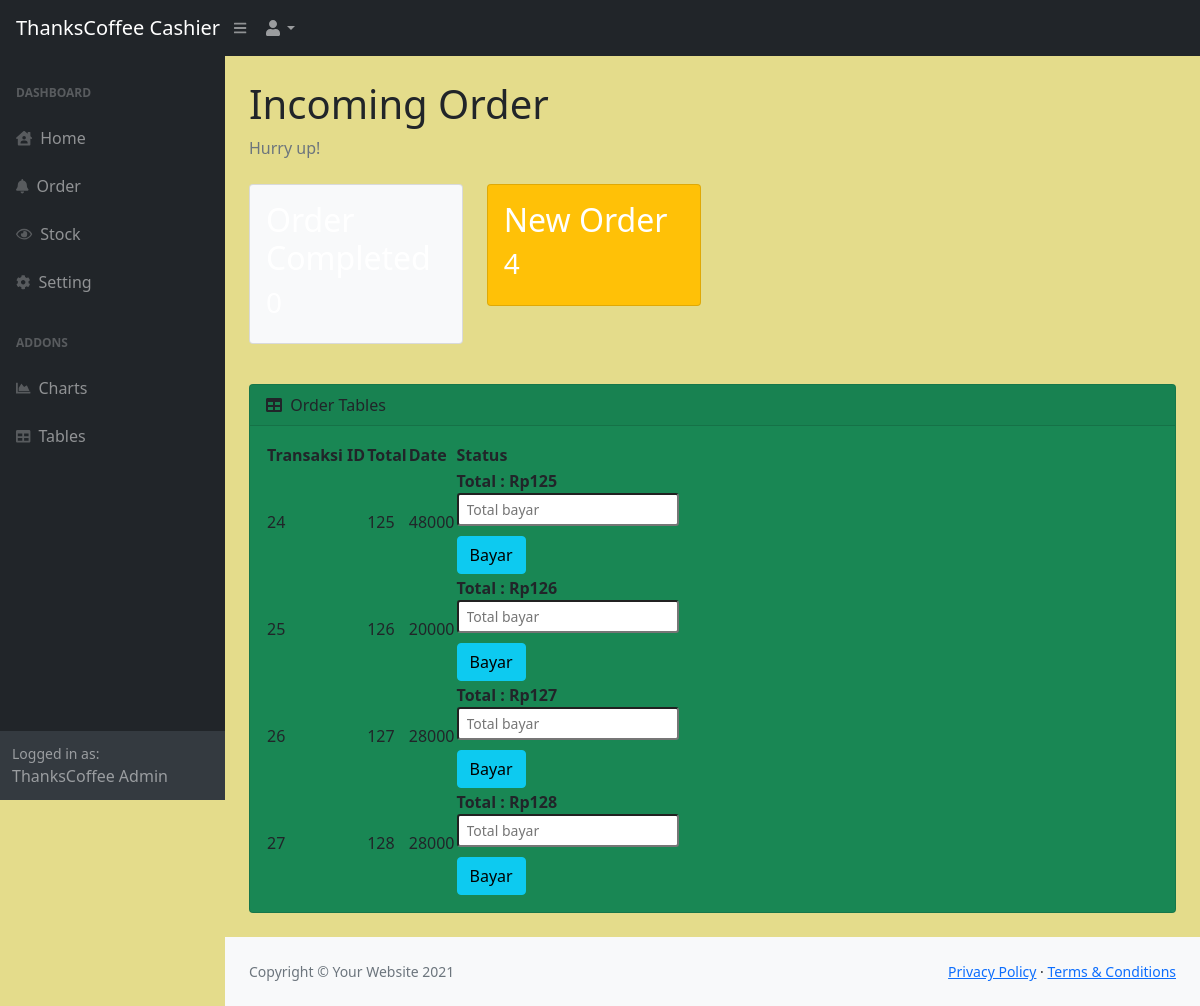
The app's page /admin/order.php with its own data.
### tables this page shows
CREATE TABLE `transaksi` (
  `id_transaksi` int(11) NOT NULL,
  `id_pelanggan` int(11) NOT NULL,
  `total` int(15) NOT NULL,
  `bayar` int(15) NOT NULL,
  `kembalian` int(15) NOT NULL,
  `status` int(1) NOT NULL
);

### admin/order.php (the view, shortened to what this page needs)
<?php
include '../db/koneksi.php';
?>
<!DOCTYPE html>
<html lang="en">
    <head>
        <link href="https://cdn.jsdelivr.net/npm/simple-datatables@latest/dist/style.css" rel="stylesheet" />
        <link href="css/styles.css" rel="stylesheet" />
    </head>
    <body class="sb-nav-fixed">
        <nav class="sb-topnav navbar navbar-expand navbar-dark bg-dark">
            <a class="navbar-brand ps-3" href="index.php">ThanksCoffee Cashier</a>
            <button class="btn btn-link btn-sm order-1 order-lg-0 me-4 me-lg-0" id="sidebarToggle" href="#!"><i class="fas fa-bars"></i></button>
            <ul class="navbar-nav ms-auto ms-md-0 me-3 me-lg-4">
                <li class="nav-item dropdown">
                    <a class="nav-link dropdown-toggle" id="navbarDropdown" href="#" role="button" data-bs-toggle="dropdown" aria-expanded="false"><i class="fas fa-user fa-fw"></i></a>
                </li>
            </ul>
        </nav>
        <div id="layoutSidenav">
            <div id="layoutSidenav_nav">
                <nav class="sb-sidenav accordion sb-sidenav-dark" id="sidenavAccordion">
                    <div class="sb-sidenav-menu">
                        <div class="nav">
                            <div class="sb-sidenav-menu-heading">dashboard</div>
                            <a class="nav-link" href="index.php">
                                <div class="sb-nav-link-icon"><i class="fas fa-house-user"></i></div>
                                Home
                            </a>
                            <a class="nav-link" href="order.php">
                                <div class="sb-nav-link-icon"><i class="fas fa-bell"></i></div>
                                Order
                            </a>
                            <a class="nav-link" href="stock.php">
                                <div class="sb-nav-link-icon"><i class="far fa-eye"></i></div>
                                Stock
                            </a>
                            <a class="nav-link" href="pengaturan.php">
                                <div class="sb-nav-link-icon"><i class="fa fa-cog"></i></div>
                                Setting
                            </a>
                            <div class="sb-sidenav-menu-heading">Addons</div>
                            <a class="nav-link" href="charts.php">
                                <div class="sb-nav-link-icon"><i class="fas fa-chart-area"></i></div>
                                Charts
                            </a>
                            <a class="nav-link" href="tables.php">
                                <div class="sb-nav-link-icon"><i class="fas fa-table"></i></div>
                                Tables
                            </a>
                        </div>
                    </div>
                    <div class="sb-sidenav-footer">
                        <div class="small">Logged in as:</div>
                        ThanksCoffee Admin
                    </div>
                </nav>
            </div>
            <div id="layoutSidenav_content">
                <main>
                    <div class="container-fluid px-4">
                        <h1 class="mt-4">Incoming Order</h1>
                        <ol class="breadcrumb mb-4">
                            <li class="breadcrumb-item active">Hurry up!</li>
                        </ol>
                        <div class="row">
                            <div class="col-xl-3 col-md-6">
                                <div class="card bg-primary text-white mb-4">
                                    <div class="card-body"><h2>Order Completed</h2>
                                    <?php
                                    $sql = "SELECT id_transaksi FROM transaksi WHERE status = 1";
                                    $result = mysqli_query($koneksi,$sql);
                                    $result = mysqli_num_rows($result);
                                    if(is_null($result)){
                                        echo "<h3>0</h3>";
                                    }
                                    else{
                                        echo "<h3>".($result)."</h3>";
                                    }
                                    ?>
                                    </div>
                                </div>
                            </div>
                            <div class="col-xl-3 col-md-6">
                                <div class="card bg-warning text-white mb-4">
                                    <div class="card-body"><h2>New Order</h2>
                                    <?php
                                    $sql = "SELECT id_transaksi FROM transaksi WHERE status=0";
                                    $result = mysqli_query($koneksi,$sql);
                                    $result = mysqli_num_rows($result);
                                    if(is_null($result)){
                                        echo "<h3>0</h3>";
                                    }
                                    else{
                                        echo "<h3>".($result)."</h3>";
                                    }
                                    ?>
                                </div>
                                </div>
                            </div>
                        </div>
                        <div class="card mb-4">
                            <div class="card-header">
                                <i class="fas fa-table me-1"></i>
                                Order Tables
                            </div>
                            <div class="card-body">
                                <table id="datatablesSimple">
                                    <thead>
                                        <tr>
                                            <th>Transaksi ID</th>
                                            <th>Total</th>
                                            <th>Date</th>
                                            <th>Status</th>
                                        </tr>
                                    </thead>
                                    <tbody>
                                    <?php
                                    $sql = "SELECT * FROM transaksi";
                                    $result = mysqli_query($koneksi,$sql);
                                    while($row = mysqli_fetch_row($result)){
                                        echo "<tr>";
                                        echo "<td>".$row[0]."</td>";
                                        echo "<td>".$row[1]."</td>";
                                        echo "<td>".$row[2]."</td>";
                                        if($row[5]=="0"){
                                            echo "<td>";
                                            echo "<form method='post' action='bayar.php'><b>Total : Rp".$row[1]."</b><br/>";
                                            echo "<input type='number' class='form-control-sm' placeholder='Total bayar' name = 'bayar'><br/>";
                                            echo "<input type='submit' class='btn btn-info' style='margin-top:10px' value='Bayar'></input>";
                                            echo "</form>";
                                            echo "</td>";
                                        }else{
                                            echo "<td><button type='button' class='btn btn-primary' disabled>Selesai</button></td>";
                                        }
                                    }
                                    ?>
                                    </tbody>
                                </table>
                            </div>
                        </div>
                    </div>
                </main>
                <footer class="py-4 bg-light mt-auto">
                    <div class="container-fluid px-4">
                        <div class="d-flex align-items-center justify-content-between small">
                            <div class="text-muted">Copyright &copy; Your Website 2021</div>
                            <div>
                                <a href="#">Privacy Policy</a>
                                &middot;
                                <a href="#">Terms &amp; Conditions</a>
                            </div>
                        </div>
                    </div>
                </footer>
            </div>
        </div>
    </body>
</html>

### records on screen
transaksi: id_transaksi "24", id_pelanggan "125", total "48000"
transaksi: id_transaksi "25", id_pelanggan "126", total "20000"
transaksi: id_transaksi "26", id_pelanggan "127", total "28000"
transaksi: id_transaksi "27", id_pelanggan "128", total "28000"

### other values on screen
$result "4"
